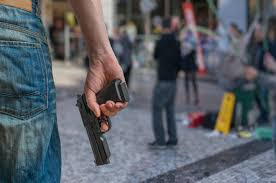
#> input picture img/gun.jpeg, 276 x 183 px, found by its file name
$ python 'gun detection .py'
#> lines starting #> are read from the running program, lines starting #| are printed output that depends on the picture; after the words box and inside, x2 and y2 are one past the last pixel; in counts of white or black regions, pixels touching at a corner belong together
#!/usr/bin/env python
# coding: utf-8

# In[ ]:


import cv2
# Cascade item name
CASCADE_ITEM = 'GUN'

# Load image file
image = cv2.imread('gun.jpeg')
#> image is the input picture: shape (183, 276, 3); mean B, G, R 102.1, 95.1, 89.8

# Convert the image to gray
gray = cv2.cvtColor(image, cv2.COLOR_BGR2GRAY)
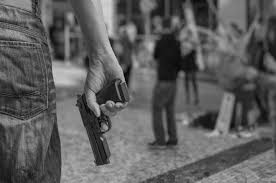
#> gray: shape (183, 276); min 0, max 210, mean 94.3

# Load your cascade file
cascade = cv2.CascadeClassifier('cascade.xml')

# Detect cascade items and put rectangles around them
rectangles = cascade.detectMultiScale(gray, scaleFactor=1.3, minNeighbors=10,
minSize=(75, 75))
#> rectangles = [[24, 75, 97, 97]]

for (i, (x, y, w, h)) in enumerate(rectangles):
	# Surround cascade with rectangle
	cv2.rectangle(image, (x, y), (x + w, y + h), (0, 0, 255), 2)
	cv2.putText(image, CASCADE_ITEM + " #{}".format(i + 1), (x, y - 10),
		cv2.FONT_HERSHEY_SIMPLEX, 0.55, (0, 0, 255), 2)
#> this loop made 1 pass
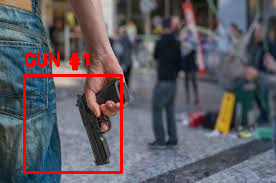
#> image: shape (183, 276, 3); 3.25% of pixels changed, all inside (x1, y1, x2, y2) = (23, 52, 123, 174)

# Display the cascade to the user
#cv2.imwrite('proc.jpg',image)
cv2.imshow(CASCADE_ITEM + "s", image)
cv2.waitKey(0)

# For more:
# http://docs.opencv.org/2.4/doc/tutorials/objdetect/cascade_classifier/cascade_classifier.html
# http://www.bogotobogo.com/python/OpenCV_Python/python_opencv3_Image_Object_Detection_Face_Detection_Haar_Cascade_Classifiers.php
# https://stackoverflow.com/questions/30857908/face-detection-using-cascade-classifier-in-opencv-python


# In[ ]:


# In[ ]:

$ run again, with img/images (1).jpg copied over img/gun.jpeg
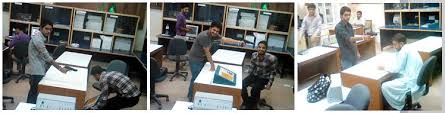
#> input picture img/images (1).jpg, 445 x 113 px, found by its file name
#> image is the input picture: shape (113, 445, 3); mean B, G, R 126.3, 128.8, 126.3
#> `gray = cv2.cvtColor(image, cv2.COLOR_BGR2GRAY)`:
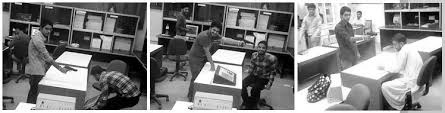
#> gray: shape (113, 445); min 0, max 255, mean 127.8
#> rectangles = ()

$ run again, with img/images (2).jpg copied over img/gun.jpeg
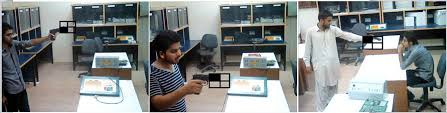
#> input picture img/images (2).jpg, 447 x 113 px, found by its file name
#> image is the input picture: shape (113, 447, 3); mean B, G, R 133, 133.5, 129.3
#> `gray = cv2.cvtColor(image, cv2.COLOR_BGR2GRAY)`:
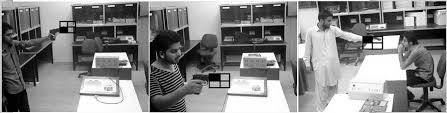
#> gray: shape (113, 447); min 0, max 255, mean 132.2
#> rectangles = ()
